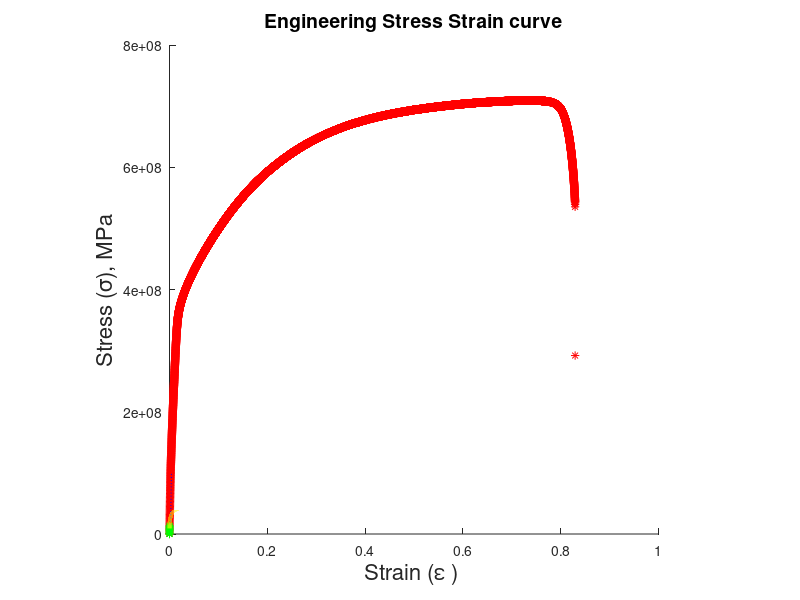

This chart was generated by the following MATLAB code:
clear all;
clc;

%import the data %

Adverse=importdata('Mechanical.txt');
 x=Adverse.data(:,2);
 y=Adverse.data(:,1);
 
 x1=Adverse.data(1:10,2);
 y1=Adverse.data(1:10,1);

 
 %using polyfit function for calculating youngs_modulus%
 
 apol=polyfit(x1,y1,1);
 Youngs_Modulus=apol(1);
display(' UNITS IN Gpa for Young_Modulus,UTS,Yield_Strength')
display(Youngs_Modulus)
  y2=apol(1)*x-0.002*apol(1);
 i=1; 
while(y(i)>y2(i))
     i=i+1;
 end;
 x3=linspace(x(i),x(i-1),100000);
 y3=apol(1)*x3-0.002*apol(1);
 slope=(y(i)-y(i-1))/(x(i)-x(i-1));
 y4=slope*x3-slope*x(i)+y(i);
 j=1;
 while(y4(j)<=y3(j))
     j=j+1;
 end;
 Yield_Strength=y4(j);
  display(Yield_Strength)
  UTS=max(y);
  display(UTS)
  k=1;
  while(y(k)<UTS)
      k=k+1;
  end;
  m=1;
  while(y4(j)>=y(m))
      m=m+1;
  end;
   Pl=Adverse.data(m-1:k,2);
   St=Adverse.data(m-1:k,1);
   Plastic_strain=Pl/50;
   Stress=St/18.625;
   
 %calculating true stress and true strain%
   true_strain=log((Plastic_strain)+1);
   true_stress=Stress.*(Plastic_strain+1);
   q=log(true_strain);
   p=log(true_stress);
   t=polyfit(q,p,1);
   K=exp(t(2));
   strain_exponent=(t(1));
   display(K)
   display(strain_exponent)
    hold on;
   x4=0.002:0.0001:0.004;
  y4=apol(1)*x4-0.002*apol(1);
 plot(x,y,'r*');  
 plot(x4,y4,'b:');
 plot(x1,y1,'g*');
 plot(true_strain,true_stress,'y','LineWidth',3);
 axis('square');
 xlabel('Strain (\epsilon ) ','Fontsize',16);
ylabel('Stress (\sigma), MPa', 'Fontsize',16);
title('Engineering Stress Strain curve', 'Fontsize',14);
Ductility=x(length(x));
display(Ductility)
